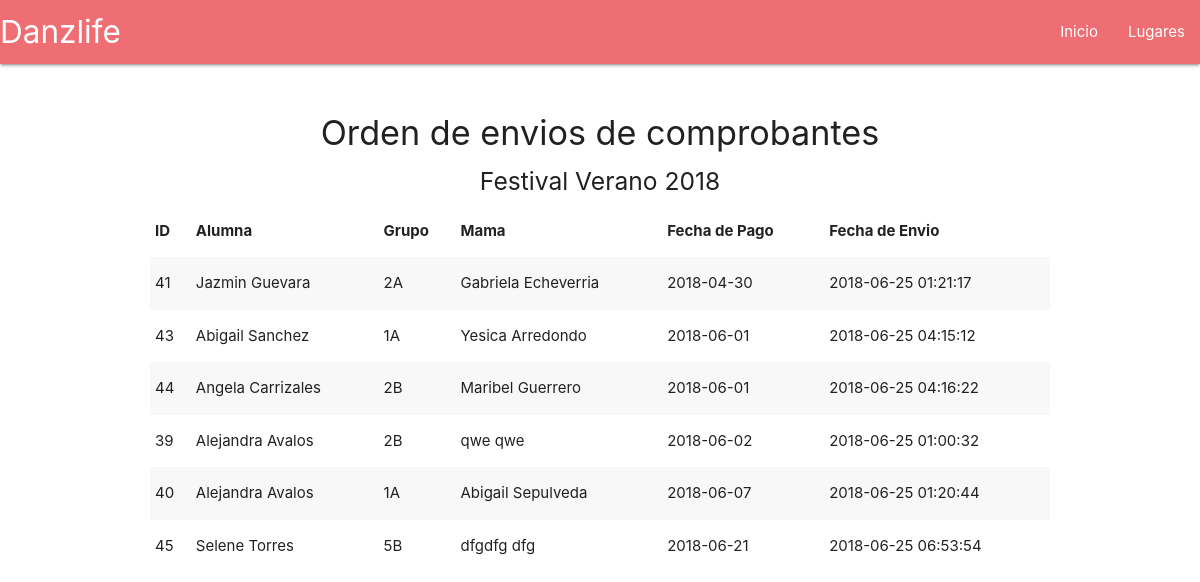
The app's page /index.php?action=lugares with its own data.
### tables this page shows
CREATE TABLE `pagos` (
  `id` int(11) NOT NULL,
  `id_alumna` int(11) NOT NULL,
  `id_grupo` int(11) NOT NULL,
  `mama` varchar(150) NOT NULL,
  `fecha_pago` date NOT NULL,
  `archivo` varchar(100) DEFAULT NULL,
  `fecha_registro` datetime NOT NULL,
  `folio` varchar(20) DEFAULT NULL
);

CREATE TABLE `alumnas` (
  `id` int(11) NOT NULL,
  `nombre` varchar(100) NOT NULL,
  `apellido` varchar(100) NOT NULL,
  `fecha_nacimiento` date NOT NULL,
  `grupo` varchar(10) NOT NULL
);

CREATE TABLE `grupos` (
  `id` int(11) NOT NULL,
  `nombre` varchar(10) NOT NULL
);

### index.php (called while the page is built, shortened)
<?php
require_once "models/Model.php";
require_once "controllers/Controller.php";
$mvc = new Controller();
$mvc -> template();
?>

### models/conexion.php (called while the page is built)
<?php
class Conexion{
	public static function conectar(){
		$link = new PDO("mysql:host=localhost;dbname=danzlife","root","123456");
		return $link;
	}
}
?>

### models/Model.php (called while the page is built, shortened)
<?php
	require_once("conexion.php");
	class Model extends Conexion{
        public static function getItemById($table, $id){
            $statement = Conexion::conectar()->prepare("SELECT * FROM $table WHERE id = :id");
            $statement->bindParam(":id",$id,PDO::PARAM_INT);
            $statement->execute();
            return $statement->fetch();
        }
        public static function getPagosListModel($table){
            $statement = Conexion::conectar()->prepare("SELECT * FROM $table ORDER BY fecha_pago");
            $statement->execute();
            return $statement->fetchAll();
        }
	}
?>

### controllers/Controller.php (the view, shortened to what this page needs)
<?php
	class Controller{
		public function template(){
			include "views/template.php";
		}
		public function getLinks(){
			if(isset($_GET["action"])){
				$link = $_GET["action"];
			}else{
				$link = "registro";
            }
  			$resp = Pages::linkPagesM($link);
  			include $resp;
		}
        public static function pagosListController(){
          $respuesta = Model::getPagosListModel("pagos");
          foreach($respuesta as $row => $item){
                $alumna = Model::getItemById("alumnas", $item["id_alumna"]);
                $grupo = Model::getItemById("grupos", $item["id_grupo"]);
                echo'<tr>
                    <td>'.$item["id"].'</td>
                    <td>'.$alumna["nombre"]." ".$alumna["apellido"].'</td>
                    <td>'.$grupo["nombre"].'</td>
                    <td>'.$item["mama"].'</td>
                    <td>'.$item["fecha_pago"].'</td>
                    <td>'.$item["fecha_registro"].'</td>
                    </tr>';
            }
        }
	}

### views/template.php (shortened to what this page needs)
<!DOCTYPE html>
<html lang="en">
<head>
    <link rel="stylesheet" href="views/dist/js/plugins/sweetalert/sweetalert.css">
    <link rel="stylesheet" href="views/plugins/datepicker/datepicker3.css">
    <link rel="stylesheet" href="views/plugins/daterangepicker/daterangepicker-bs3.css">
    <link rel="stylesheet" href="https://cdnjs.cloudflare.com/ajax/libs/materialize/1.0.0-beta/css/materialize.min.css">
</head>
<body class="hold-transition sidebar-mini">
<div class="wrapper">
        <?php
        include "views/modules/navbar.php";
        $mvc = new Controller();
        $mvc -> getLinks();
         ?>
</div>
</body>
</html>

### views/modules/navbar.php
<nav>
    <div class="nav-wrapper">
      <a href="#" class="brand-logo">Danzlife</a>
      <ul id="nav-mobile" class="right hide-on-med-and-down">
        <li><a href="index.php?action=registro">Inicio</a></li>
        <li><a href="index.php?action=lugares">Lugares</a></li>
      </ul>
    </div>
</nav>

### views/modules/lugares.php
<div class="content" style="width:75%; margin:50px auto;">
    <div>
        <h4 class="center-align">Orden de envios de comprobantes</h4>
        <h5 class="center-align">Festival Verano 2018</h5>
    </div>
    <table class="striped">
        <thead>
          <tr>
              <th>ID</th>
              <th>Alumna</th>
              <th>Grupo</th>
              <th>Mama</th>
              <th>Fecha de Pago</th>
              <th>Fecha de Envio</th>
          </tr>
        </thead>
        <tbody>
          <?php
            $lugares = new Controller();
            $lugares -> pagosListController();
           ?>
        </tbody>
      </table>
</div>

### records on screen
pagos: id "41", id_alumna.nombre "Jazmin", id_alumna.apellido "Guevara", id_grupo.nombre "2A", mama "Gabriela Echeverria", fecha_pago "2018-04-30", fecha_registro "2018-06-25 01:21:17"
pagos: id "43", id_alumna.nombre "Abigail", id_alumna.apellido "Sanchez", id_grupo.nombre "1A", mama "Yesica Arredondo", fecha_pago "2018-06-01", fecha_registro "2018-06-25 04:15:12"
pagos: id "44", id_alumna.nombre "Angela", id_alumna.apellido "Carrizales", id_grupo.nombre "2B", mama "Maribel Guerrero", fecha_pago "2018-06-01", fecha_registro "2018-06-25 04:16:22"
pagos: id "39", id_alumna.nombre "Alejandra", id_alumna.apellido "Avalos", id_grupo.nombre "2B", mama "qwe qwe", fecha_pago "2018-06-02", fecha_registro "2018-06-25 01:00:32"
pagos: id "40", id_alumna.nombre "Alejandra", id_alumna.apellido "Avalos", id_grupo.nombre "1A", mama "Abigail Sepulveda", fecha_pago "2018-06-07", fecha_registro "2018-06-25 01:20:44"
pagos: id "45", id_alumna.nombre "Selene", id_alumna.apellido "Torres", id_grupo.nombre "5B", mama "dfgdfg dfg", fecha_pago "2018-06-21", fecha_registro "2018-06-25 06:53:54"
